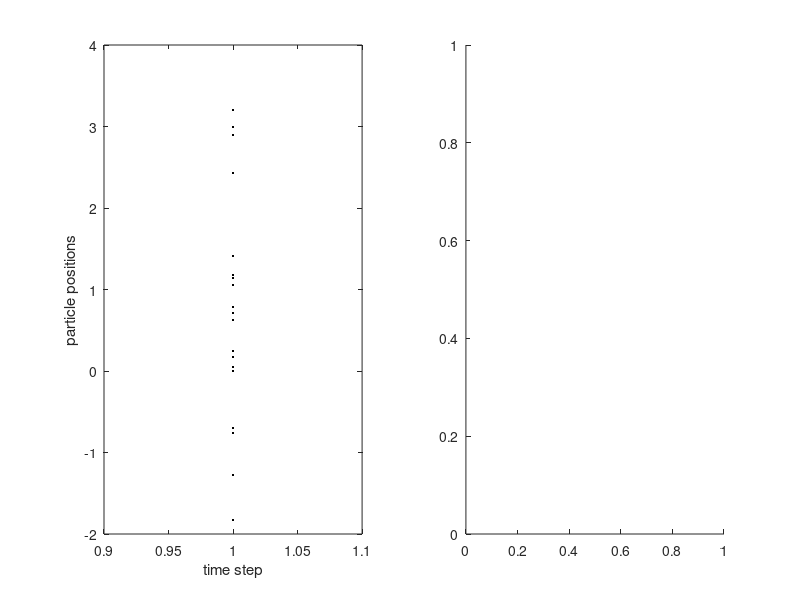

MATLAB code to generate this figure: (Note: this script raises an error after producing the figure.)
%% clear everything
close all
clear all
clc

%% initialize the variables
set(0,'DefaultFigureWindowStyle','docked') %dock the figures..just a personal preference you don't need this.

x = 0; % initial actual state
x_N = 0.1; % Noise covariance in the system (i.e. process noise in the state update, here, we'll use a gaussian.)
x_R = 0.1; % Noise covariance in the measurement (i.e. the Quail creates complex illusions in its trail!)
T = 10; % duration the chase (i.e. number of iterations).
N = 20; % The number of particles the system generates. The larger this is, the better your approximation, but the more computation you need.

%initilize our initial, prior particle distribution as a gaussian around
%the true initial value

V = 2; %define the variance of the initial esimate
x_P = []; % define the vector of particles

% generate N number of randomly distributed particals (random positions)
% from the initial prior gaussian distribution
for i = 1:N
    x_P(i) = x + sqrt(V) * randn;
end

% %{
% show the distribution the particles around this initial value of x.
figure(1)
% clf
subplot(121)
plot(1,x_P,'.k','markersize',5)
xlabel('time step')
ylabel('particle positions')
subplot(122)
histogram(x_P,100)
xlabel('particle positions histogram (x_p_(_i_))')
ylabel('count')
pause(1)
%}

%the functions used to estimate the position and measurements update are:
%Process model, or state update model. This is the function which can be
%any function which shows the robots movement in ideal case.
% xt = 0.5*xt_1 + 25*x/(1 + x^2) + 8*cos(1.2*(t-1)) + PROCESS NOISE --> sqrt(x_N)*randn
% z = x^2/20 + MEASUREMENT NOISE -->  sqrt(x_R)*randn; (observation which we get) measurement update

%generate the observations from the randomly selected particles, based upon
%the given function
 z_out = [x^2 / 20 + sqrt(x_R) * randn];  %the actual output vector for measurement values.
 x_out = [x];  %the actual output vector for state values.
 x_est = [x]; % time by time output of the particle filters estimate
 x_est_out = [x_est]; % the vector of particle filter estimates.



for t = 1:T
    %from the previous time step, update the movement position, and observed
    %position (i.e. update the robots position with the non linear function
    %and update from this position the positions which we guess the robot
    %might be.
    x = 0.5*x + 25*x/(1 + x^2) + 8*cos(1.2*(t-1)) +  sqrt(x_N)*randn;
    z = x^2/20 + sqrt(x_R)*randn; % new observation values will be callculated
    %from the given position (measurement update)
    %Here, we do the particle filter
    for i = 1:N
        % given the prior set of particle (i.e. randomly generated (locations),
        % run each of these particles through the state update model to make
        % a new set of transitioned particles(since we have an nonlinear aquation of 
        % robots movements, we will move all particals in the same way,
        % lets say all particals 1 meter forward, if the movements was 1 meter forward)
        x_P_update(i) = 0.5*x_P(i) + 25*x_P(i)/(1 + x_P(i)^2) + 8*cos(1.2*(t-1)) + sqrt(x_N)*randn;
        % with these new updated particle locations, update the observations
        % for each of these particles.
        z_update(i) = x_P_update(i)^2/20;
        % Generate the weights for each of these particles.
        % The weights are based upon the probability of the given
        % observation for a particle, GIVEN the actual observation.
        % That is, if we observe a location z, and we know our observation error is
        % guassian with variance x_R, then the probability of seeing a given
        % z centered at that actual measurement is (from the equation of a
        % gaussian)
        P_w(i) = (1/sqrt(2*pi*x_R)) * exp(-(z_update(i) - z)^2/(2*x_R));
    end
    
    % Normalize to form a probability distribution (i.e. sum to 1).
    P_w = P_w./sum(P_w);
    
%     %{
    figure(2)
    clf
    subplot(151)
    plot(P_w,z_update,'.k','markersize',5)
    hold on
    plot(0,z,'.r','markersize',50)
    xlabel('weight magnitude')
    ylabel('observed values (z update)')    
    subplot(152)
    plot(P_w,x_P_update,'.k','markersize',5)
    hold on
    plot(0,x,'.r','markersize',50)
    xlabel('weight magnitude')
    ylabel('updated particle positions (x P update)')    
    
    %plot the before and after
    subplot(153)
    plot(0,x_P_update,'.k','markersize',5)
    title('raw estimates')
    xlabel('fixed time point')
    ylabel('estimated particles for flight position')
    subplot(154)
    plot(P_w,x_P_update,'.k','markersize',5)
    hold on
    plot(0,x,'.r','markersize',40)
    xlabel('weight magnitude')
    title('weighted estimates')
    %}
    %% Resampling: From this new distribution, now we randomly sample from it to generate our new estimate particles
    
    %what this code specifically does is randomly, uniformally, sample from
    %the cummulative distribution of the probability distribution
    %generated by the weighted vector P_w.  If you sample randomly over
    %this distribution, you will select values based upon there statistical
    %probability, and thus, on average, pick values with the higher weights
    %(i.e. high probability of being correct given the observation z).
    %store this new value to the new estimate which will go back into the
    %next iteration
    for i = 1 : N
        % the cummulative sum of P_w will be calculated. A random number
        % in range of [0,1] will be created. all particals, which are less
        % than this random number will be removed and the other positions
        % will be considered. From the 'x_P_update' vector, the value of the
        % first position which has fulfilled this goal, will be taken.
        x_P(i) = x_P_update(find(rand <= cumsum(P_w),1));
    end
    
    %The final estimate is some metric of these final resampling, such as
    %the mean value or variance
    x_est = mean(x_P);
    
%     %{
    %the after
    subplot(155)
    plot(0,x_P_update,'.k','markersize',5)
    hold on
    plot(0,x_P,'.r','markersize',5)
    plot(0,x_est,'.g','markersize',40)
    xlabel('fixed time point')
    title('weight based resampling')
    pause(1)
    %}
    % Save data in arrays for later plotting
    x_out = [x_out x];
    z_out = [z_out z];
    x_est_out = [x_est_out x_est];
    
end

t = 0:T;
figure(3)
clf
plot(t, x_out, '.-b', t, x_est_out, '-.r','linewidth',3);
set(gca,'FontSize',12); set(gcf,'Color','White');
xlabel('time step'); ylabel('True position');
legend('True position', 'Particle filter estimate');

set(0,'DefaultFigureWindowStyle','normal')

